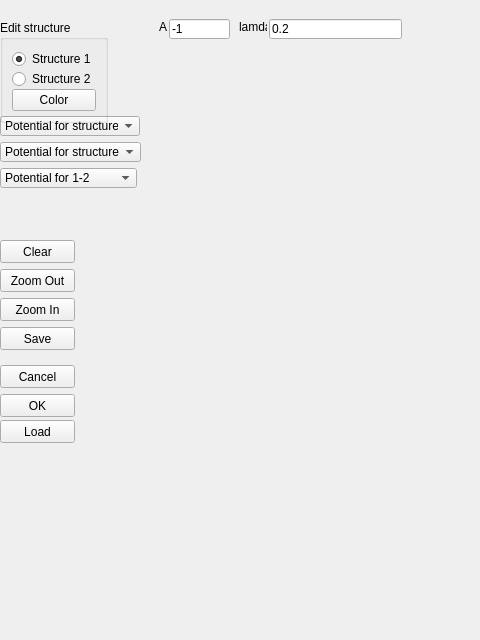
<?xml version="1.0" encoding="UTF-8"?>
<ui version="4.0">
 <class>struct3d</class>
 <widget class="QWidget" name="struct3d">
  <property name="geometry">
   <rect>
    <x>0</x>
    <y>0</y>
    <width>480</width>
    <height>640</height>
   </rect>
  </property>
  <property name="Edit 3D structure" stdset="0">
   <string>Form</string>
  </property>
  <widget class="QComboBox" name="comboBox_3">
   <property name="geometry">
    <rect>
     <x>0</x>
     <y>168</y>
     <width>137</width>
     <height>20</height>
    </rect>
   </property>
   <item>
    <property name="text">
     <string extracomment="Select type of potential for interactions between items in structure 1">Potential for 1-2</string>
    </property>
   </item>
   <item>
    <property name="text">
     <string>Coulomb potential</string>
    </property>
   </item>
   <item>
    <property name="text">
     <string>Debye-Hückel potential</string>
    </property>
   </item>
   <item>
    <property name="text">
     <string>Dipole-dipole potential</string>
    </property>
   </item>
  </widget>
  <widget class="QLabel" name="label_2">
   <property name="geometry">
    <rect>
     <x>239</x>
     <y>19</y>
     <width>28</width>
     <height>16</height>
    </rect>
   </property>
   <property name="text">
    <string>lamda</string>
   </property>
  </widget>
  <widget class="QLineEdit" name="lineEdit">
   <property name="geometry">
    <rect>
     <x>169</x>
     <y>19</y>
     <width>61</width>
     <height>20</height>
    </rect>
   </property>
   <property name="text">
    <string>-1</string>
   </property>
  </widget>
  <widget class="QComboBox" name="comboBox_2">
   <property name="geometry">
    <rect>
     <x>0</x>
     <y>142</y>
     <width>141</width>
     <height>20</height>
    </rect>
   </property>
   <item>
    <property name="text">
     <string extracomment="Select type of potential for interactions between items in structure 1">Potential for structure 2</string>
    </property>
   </item>
   <item>
    <property name="text">
     <string>Coulomb potential</string>
    </property>
   </item>
   <item>
    <property name="text">
     <string>Debye-Hückel potential</string>
    </property>
   </item>
   <item>
    <property name="text">
     <string>Dipole-dipole potential</string>
    </property>
   </item>
  </widget>
  <widget class="QPushButton" name="okButton">
   <property name="geometry">
    <rect>
     <x>0</x>
     <y>394</y>
     <width>75</width>
     <height>23</height>
    </rect>
   </property>
   <property name="text">
    <string>OK</string>
   </property>
  </widget>
  <widget class="QLabel" name="label">
   <property name="geometry">
    <rect>
     <x>159</x>
     <y>19</y>
     <width>16</width>
     <height>16</height>
    </rect>
   </property>
   <property name="text">
    <string>A</string>
   </property>
  </widget>
  <widget class="QPushButton" name="cancelButton">
   <property name="geometry">
    <rect>
     <x>0</x>
     <y>365</y>
     <width>75</width>
     <height>23</height>
    </rect>
   </property>
   <property name="text">
    <string>Cancel</string>
   </property>
  </widget>
  <widget class="QWidget" name="gridLayoutWidget">
   <property name="geometry">
    <rect>
     <x>230</x>
     <y>170</y>
     <width>160</width>
     <height>80</height>
    </rect>
   </property>
   <layout class="QGridLayout" name="gridLayout"/>
  </widget>
  <widget class="QComboBox" name="comboBox">
   <property name="geometry">
    <rect>
     <x>0</x>
     <y>116</y>
     <width>140</width>
     <height>20</height>
    </rect>
   </property>
   <item>
    <property name="text">
     <string extracomment="Select type of potential for interactions between items in structure 1">Potential for structure 1</string>
    </property>
   </item>
   <item>
    <property name="text">
     <string>Coulomb potential</string>
    </property>
   </item>
   <item>
    <property name="text">
     <string>Debye-Hückel potential</string>
    </property>
   </item>
   <item>
    <property name="text">
     <string>Dipole-dipole potential</string>
    </property>
   </item>
  </widget>
  <widget class="QPushButton" name="saveButton">
   <property name="geometry">
    <rect>
     <x>0</x>
     <y>327</y>
     <width>75</width>
     <height>23</height>
    </rect>
   </property>
   <property name="text">
    <string>Save</string>
   </property>
  </widget>
  <widget class="QPushButton" name="zoomInButton">
   <property name="geometry">
    <rect>
     <x>0</x>
     <y>298</y>
     <width>75</width>
     <height>23</height>
    </rect>
   </property>
   <property name="text">
    <string>Zoom In</string>
   </property>
  </widget>
  <widget class="QPushButton" name="zoomOutButton">
   <property name="geometry">
    <rect>
     <x>0</x>
     <y>269</y>
     <width>75</width>
     <height>23</height>
    </rect>
   </property>
   <property name="text">
    <string>Zoom Out</string>
   </property>
  </widget>
  <widget class="QGroupBox" name="groupBox">
   <property name="geometry">
    <rect>
     <x>0</x>
     <y>20</y>
     <width>97</width>
     <height>90</height>
    </rect>
   </property>
   <property name="title">
    <string>Edit structure</string>
   </property>
   <layout class="QVBoxLayout" name="verticalLayout">
    <property name="spacing">
     <number>0</number>
    </property>
    <property name="sizeConstraint">
     <enum>QLayout::SetFixedSize</enum>
    </property>
    <item>
     <widget class="QRadioButton" name="radioButton">
      <property name="text">
       <string>Structure 1</string>
      </property>
      <property name="checked">
       <bool>true</bool>
      </property>
     </widget>
    </item>
    <item>
     <widget class="QRadioButton" name="radioButton_2">
      <property name="text">
       <string>Structure 2</string>
      </property>
     </widget>
    </item>
    <item>
     <widget class="QPushButton" name="colorButton">
      <property name="text">
       <string>Color</string>
      </property>
     </widget>
    </item>
   </layout>
  </widget>
  <widget class="QLineEdit" name="lineEdit_2">
   <property name="geometry">
    <rect>
     <x>269</x>
     <y>19</y>
     <width>133</width>
     <height>20</height>
    </rect>
   </property>
   <property name="text">
    <string>0.2</string>
   </property>
  </widget>
  <widget class="QPushButton" name="clearButton">
   <property name="geometry">
    <rect>
     <x>0</x>
     <y>240</y>
     <width>75</width>
     <height>23</height>
    </rect>
   </property>
   <property name="text">
    <string>Clear</string>
   </property>
  </widget>
  <widget class="QPushButton" name="saveButton_2">
   <property name="geometry">
    <rect>
     <x>0</x>
     <y>420</y>
     <width>75</width>
     <height>23</height>
    </rect>
   </property>
   <property name="text">
    <string>Load</string>
   </property>
  </widget>
 </widget>
 <resources/>
 <connections/>
</ui>
